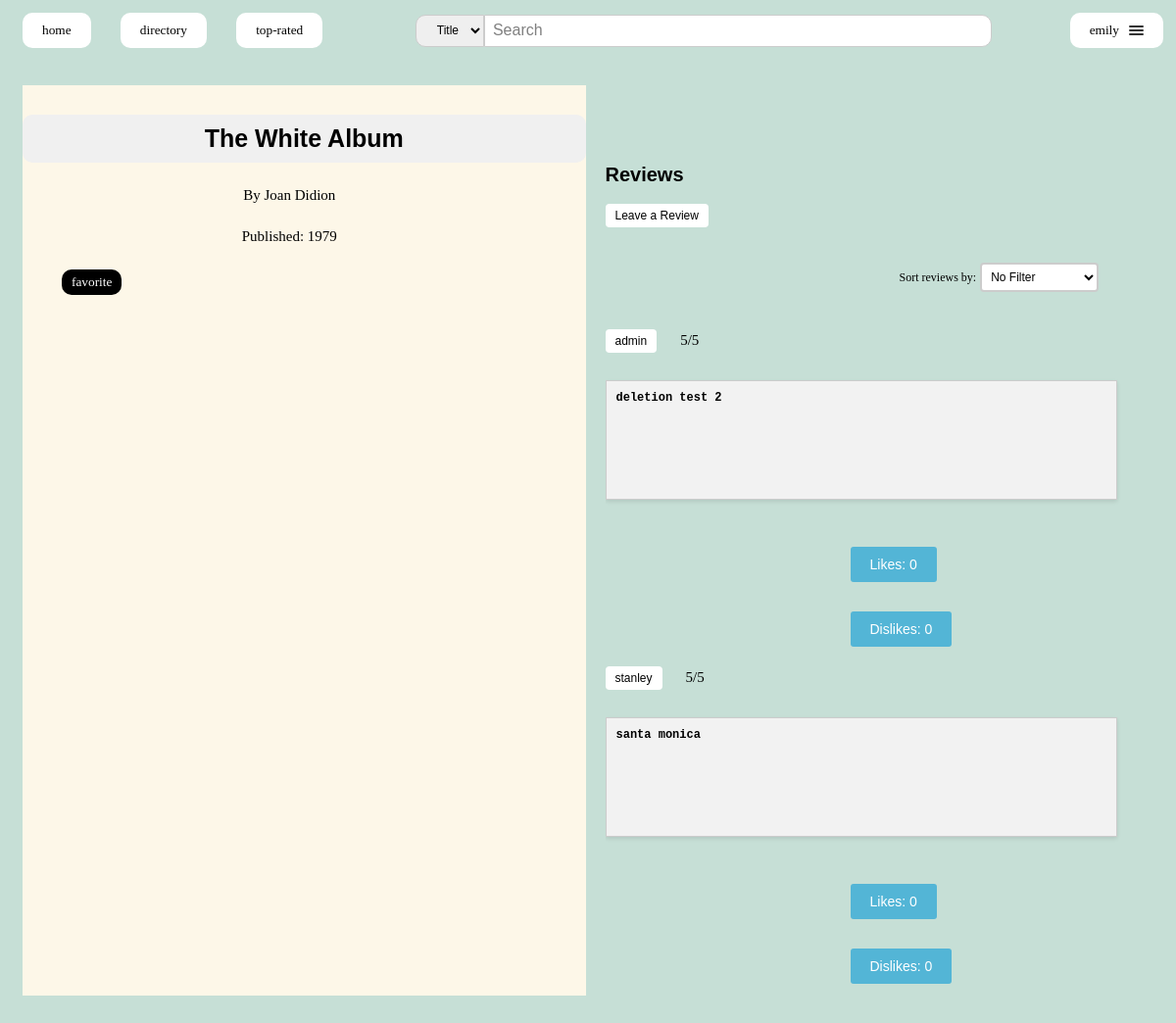
Screenshot of /books/2/ (signed in) with the database file from the repository.
### books/models.py (models this page shows, shortened)
class Book(models.Model):
    title = models.CharField(max_length=200, blank=False)
    author = models.CharField(max_length=200)
    pub_year = models.IntegerField(default=-1, blank=True)
    isbn = models.CharField(max_length=13, blank=True)
    olid = models.CharField(max_length=11, blank=True)

### reviews/models.py (models this page shows)
class Review(models.Model):
    user = models.ForeignKey(User, on_delete=models.CASCADE, blank=True)
    book = models.ForeignKey(Book, on_delete=models.CASCADE)
    rating = models.IntegerField(blank=False, default=0)
    text = models.CharField(blank=False,max_length=500)
    images = models.ImageField(upload_to='review_images/',blank=True)
    likes=models.ManyToManyField(User, related_name='liked_reviews', blank=True)
    dislikes=models.ManyToManyField(User, related_name='disliked_reviews', blank=True)

### books/views.py (the view)
# urls.py: path("<int:book_id>/", views.displayBookInfo, name="view_book"),
def displayBookInfo(request, book_id):
    book = Book.objects.get(pk=book_id)
    reviews = Review.objects.filter(book__id=book_id)
    user_review = None
    profile = None
    if request.user.is_authenticated:
        user_review = reviews.filter(user=request.user)
        reviews = reviews.exclude(user=request.user)
        try:
            profile = UserProfile.objects.filter(user=request.user)[0]
        except:
            profile = UserProfile.objects.create(user=request.user)
    sort_options = request.GET.get('sort')
    if sort_options == 'favorable':
        reviews = reviews.order_by('-rating')  # Sort by most favorable
    elif sort_options == 'unfavorable':
        reviews = reviews.order_by('rating')  # Sort by least favorable
    context = {
        "book": book,
        "reviews": reviews,
        "user_review": None if not user_review else user_review[0],
        "profile": profile
    }
    return render(request, "books/book.html", context);

### templates/books/book.html (shortened to what this page needs)
{% extends "base.html" %}
{% block content %}
<div class="container">
    <div class="left-section">
        <div class = "container-fluid">
            <div class = "book-info container-fluid">
                <h4 class = "review-book">{{ book.title }}</h4>
                <h5 class="book-author">By {{ book.author }}</h5>
                <h5 class="book-published">Published: {{ book.pub_year }}</h5>
                {% if request.user.is_authenticated %}
                    {% if book in profile.favorite_books.all %}
                        <form id="favorite" action="{% url 'books:favorite_book' book.id %}" method="POST">
                            {% csrf_token %}
                            <button type="fav-submit"> Unfavorite </button>
                        </form>
                    {% else %}
                        <form id="favorite" action="{% url 'books:favorite_book' book.id %}" method="POST">
                            <button type="fav-submit"> Favorite </button>
                        </form>
                    {% endif %}
                {% endif %}
            </div>
        </div>
    </div>
    <div class="right-section">
        <h3 class = "reviews">Reviews</h3>
        {% if not user_review %}
            <a class="write-rev-button" href="{% url 'books:review_book' book.id %}">Leave a Review</a>
        {% endif %}
        <form id="sort-form" method="GET" action="{% url 'books:view_book' book.id %}">
            <label for="sort">Sort reviews by:</label>
            <select id="sort" name="sort">
                <option value="" {% if sort_options == '' %}selected{% endif %}>No Filter</option>
            </select>
        </form>
        <br/>
        {% for review in reviews %}
            <a class="user-profile-button" href="{% url 'profiles:profile' review.user.id %}">{{ review.user.username }}</a>
            <b class = "rating">{{ review.rating }}/5</b>
            <h6 class = "user-rev">{{ review.text }}</h6>
            <form id="like_review" action="{% url 'books:like_dislike' book.id %}" method="POST">
                <button class="like-buttons" type="submit"> Likes: {{review.likes.count}}</button>
            </form>
            <form id="dislike_review" action="{% url 'books:like_dislike' book.id %}" method="POST">
                <button class="like-buttons" type="submit"> Dislikes: {{review.dislikes.count}}</button>
            </form>
        {% endfor %}
    <br/>
    </div>
</div>
{% endblock %}

### templates/nav.html (shortened to what this page needs)
<nav>
    <span class="menu-items">
        <a href="{% url 'books:home_page' %}">
            <button type="home" class="nav-button">Home</button>
        </a>
        <a href="{% url 'books:list_books' %}">
            <button type="books" class="nav-button">Directory</button>
        </a>
        <a href="{% url 'books:top_ten' %}">
            <button type="rating" class="nav-button">Top-Rated</button>
        </a>
    </span>
    <span class="search-bar">
        <form id="search-bar"  method="GET" action="{% url 'books:search_books' %}">
            <select name="field" id="field">
                <option value="title" {% if field == 'title'%} selected {% endif %}>Title</option>
              </select>
            <input type="text" name="query" id="search-input" placeholder="Search" {% if query %}value="{{query}}"{% endif %} />
        </form>
    </span>
    <span class="login-status">
        {% if user.is_authenticated %}
        <div class="dropdown">
            <button class="hamburger-menu-button" type="button" id="dropdownMenuButton" data-toggle="dropdown" aria-haspopup="true" aria-expanded="false">
                <span class="text">{{user.username}}</span>
                <span class="hamburger">
                    <div class="hamburger-icon"></div>
                    <div class="hamburger-icon"></div>
                    <div class="hamburger-icon"></div>
                </span>
            </button>
        </div>
        {% else %}
        <a href="{% url 'users:signup' %}">
            <button type="signup" class="nav-button">Sign Up</button></a>
        <a href="{% url 'users:login'%}">
            <button type="login" class="nav-button">Login</button>
        </a>
        {% endif %}
    </span>
</nav>

### static/css/list.css (style rules this page uses)
.container-fluid { font-size:15px; font-family: Poppins; }

### static/css/signup.css (style rules this page uses)
form label { font-family: Verdana, Geneva, Tahoma, sans-serif; font-weight:500; }
form input[type="text"], form input[type="email"], form input[type="password"] { margin-top: 10px; width: 250px; padding: 5px; border: 1px solid #ccc; border-radius: 5px; display:inline-block; }
form button[type="submit"] { margin-top:20px; padding: 10px 20px; background-color: rgb(83, 181, 214); color: white; border: none; border-radius: 3px; cursor: pointer; }

### static/css/nav.css (style rules this page uses)
nav { padding: 5px; padding-bottom: 20px; font-family: system-ui, -apple-system, BlinkMacSystemFont, 'Segoe UI', Roboto, Oxygen, Ubuntu, Cantarell, 'Open Sans', 'Helvetica Neue', sans-serif; font-size: 20px; text-transform: lowercase; display: flex; justify-content: space-between; align-items: center; }
.login-status { float: right; }
.menu-items a { margin-left: 10px; margin-right: 10px; display: inline-block; }
.nav-button { display: inline-block; font-family: Verdana; text-transform: lowercase; color: black; background-color: white; margin-right: 5px; padding: 10px 20px; border: none; border-radius: 10px; text-align: center; text-decoration: none; cursor: pointer; }
.hamburger-menu-button { display: flex; align-items: center; background-color: white; text-transform: lowercase; border: none; font-family: Verdana; border-radius: 10px; cursor: pointer; padding: 10px 20px; border: none; border-radius: 10px; text-align: center; text-decoration: none; cursor: pointer; }
.text { padding-right: 10px; }
.hamburger-icon { width: 15px; height: 2px; background-color: #333; margin: 2px 0; border-radius: 1px; }
.search-bar { display: inline-block; }
.search-bar form { display: flex; align-items: center; }
.search-bar input[type="text"] { margin-top: 0px; padding: 8px; border: 1px solid #ccc; border-radius: 0px 10px 10px 0px; min-width: 500px; height: 15px; font-size: 16px; }
.search-bar input[type="text"]::placeholder { color: grey; font: Verdana; }
.search-bar select { text-align: center; height: 33px; padding: 4px 2px 4px 10px; font-size: 12px; border-radius: 10px 0px 0px 10px; border: 1px solid #ccc; }

### static/css/stars.css (style rules this page uses)
:root { --star-color: #fff; --star-background: #fc0; }

### static/css/base.css (style rules this page uses)
body { background-color: #c6dfd6; }

### static/css/review_book.css (style rules this page uses)
.review-book { padding:10px; font-family: 'Trebuchet MS', 'Lucida Sans Unicode', 'Lucida Grande', 'Lucida Sans', Arial, sans-serif; text-align: center; font-size: 25px; background-color: #F0F0F0; border-radius: 10px; max-width: 600px; margin: 0 auto; margin-top: 30px; }

### static/css/user_profile.css (style rules this page uses)
form { align-items: center; justify-content: center; }

### rows the page displays
Book: title "The White Album", author "Joan Didion", pub_year "1979"
Review: user.username "admin", rating "5", text "deletion test 2", likes.count "0", dislikes.count "0"
Review: user.username "stanley", rating "5", text "santa monica", likes.count "0", dislikes.count "0"

### other values shown
{{ user.username }} "emily"
